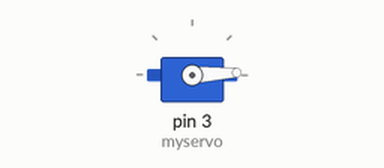
Bench run of a sketch on a simulated Arduino Uno, built with avr-gcc and run on an emulated ATmega328P. Shown: servo.

Above: at 0.05 s.
At 0.65 s:
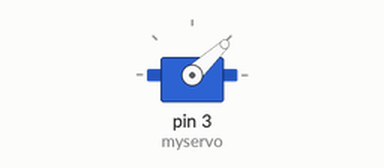
At 1.2 s:
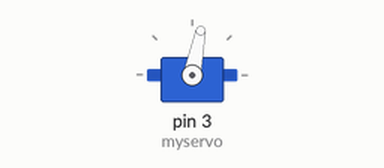
At 2.4 s:
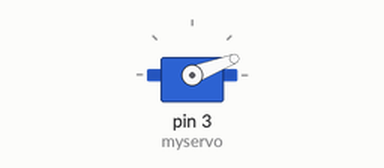
Timing chart, 0 to 6.2 s (numbered marks = the images above):
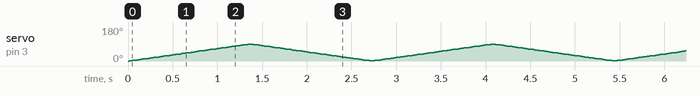

The sketch:

servomotor.ino
```cpp
// Hola mundo, servomotor

#include <Servo.h>

Servo myservo;
int pos = 0;

void setup()
{
    myservo.attach(3);
}

void loop()
{
    for(pos = 0; pos < 90; pos += 1)
    {
        myservo.write(pos);
        delay(15);
    }

    for(pos = 90; pos>=1; pos-=1)
    {
        myservo.write(pos);
        delay(15);
    }
}
/*
#include <Servo.h>

#define TIME 1500

Servo servo_9;  // Declaración de la variable a controlar

void setup()
{
    servo_9.attach(9); // indica el pin a usar
}

void loop()
{
    servo_9.write(0); // indica el angulo al que se de posicionar
    delay(TIME);

    servo_9.write(90);
    delay(TIME);

    servo_9.write(180);
    delay(TIME);

    servo_9.write(90);
    delay(TIME);
}
*/
```
